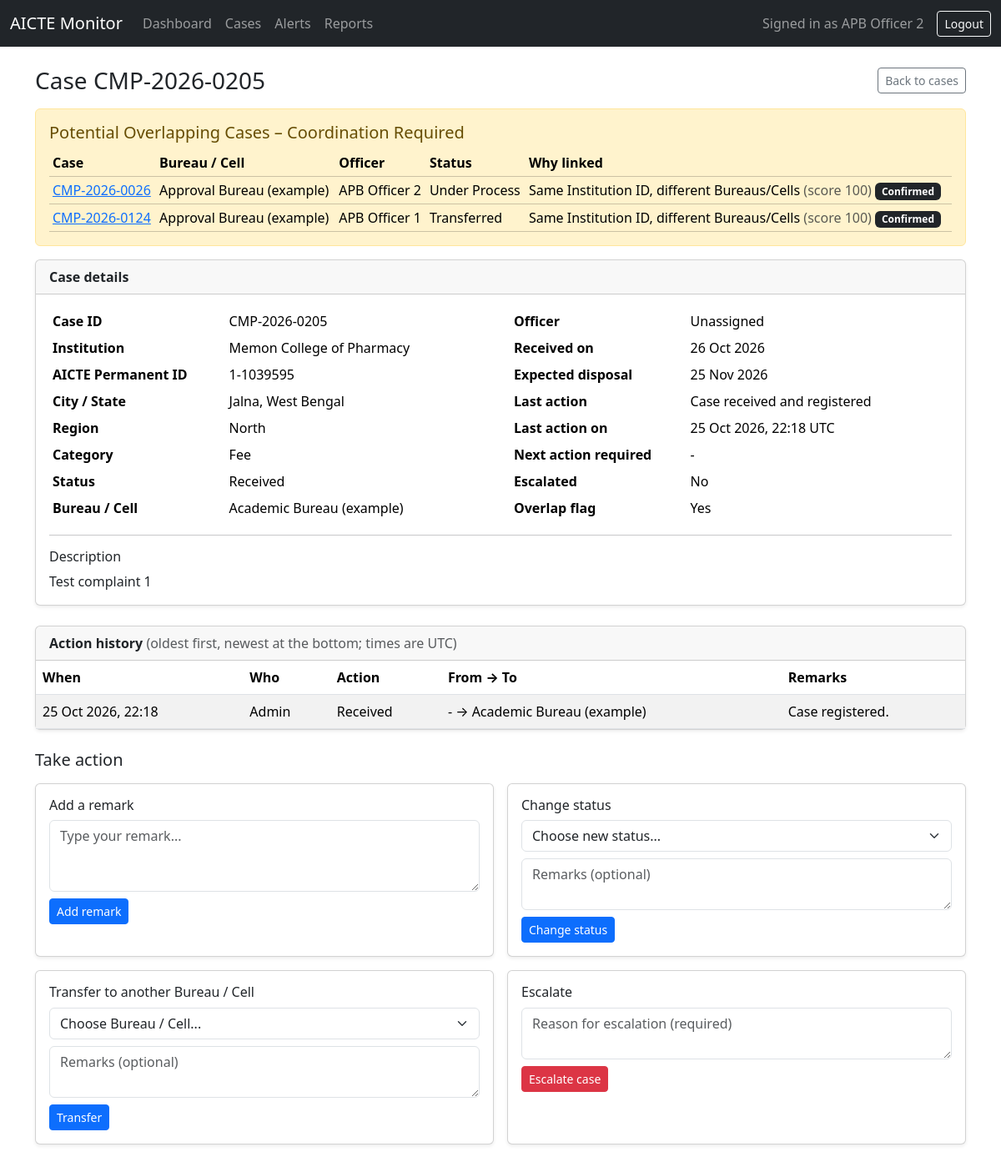
The app's page /cases/CMP-2026-0205 (signed in) with its own data.
### models.py (models this page shows)
class User(UserMixin, db.Model):
    __tablename__ = "users"
    id = db.Column(db.Integer, primary_key=True)
    name = db.Column(db.String(100), nullable=False)
    email = db.Column(db.String(120), unique=True, nullable=False)
    password_hash = db.Column(db.String(255), nullable=False)
    role = db.Column(db.String(30), nullable=False)  # admin, officer, regional, senior
    bureau_id = db.Column(db.Integer, db.ForeignKey("bureaus.id"))
    region = db.Column(db.String(50))
    bureau = db.relationship("Bureau")

class Case(db.Model):
    __tablename__ = "cases"
    id = db.Column(db.String(30), primary_key=True)  # e.g. CMP-2026-0001
    institution_id = db.Column(db.String(20), db.ForeignKey("institutions.id"), nullable=False)
    category = db.Column(db.String(60))
    description = db.Column(db.Text)
    received_on = db.Column(db.Date)
    status = db.Column(db.String(30), default="Received")
    current_bureau_id = db.Column(db.Integer, db.ForeignKey("bureaus.id"))
    assigned_officer_id = db.Column(db.Integer, db.ForeignKey("users.id"))
    last_action_summary = db.Column(db.String(200))
    last_action_on = db.Column(db.DateTime)
    next_action_required = db.Column(db.String(200))
    expected_disposal_on = db.Column(db.Date)
    is_escalated = db.Column(db.Boolean, default=False)
    overlap_flag = db.Column(db.Boolean, default=False)
    current_bureau = db.relationship("Bureau")
    officer = db.relationship("User")
    actions = db.relationship("CaseAction", backref="case", order_by="CaseAction.performed_at")

class Bureau(db.Model):
    __tablename__ = "bureaus"
    id = db.Column(db.Integer, primary_key=True)
    code = db.Column(db.String(20), unique=True, nullable=False)
    name = db.Column(db.String(120), nullable=False)

class CaseLink(db.Model):
    __tablename__ = "case_links"
    id = db.Column(db.Integer, primary_key=True)
    case_a_id = db.Column(db.String(30), db.ForeignKey("cases.id"))
    case_b_id = db.Column(db.String(30), db.ForeignKey("cases.id"))
    link_type = db.Column(db.String(30))
    match_score = db.Column(db.Integer)
    reason = db.Column(db.String(250))
    review_state = db.Column(db.String(20), default="suggested")  # suggested, confirmed, dismissed
    created_at = db.Column(db.DateTime, default=datetime.utcnow)

class Institution(db.Model):
    __tablename__ = "institutions"
    id = db.Column(db.String(20), primary_key=True)  # AICTE Permanent ID
    name = db.Column(db.String(200), nullable=False)
    city = db.Column(db.String(100))
    state = db.Column(db.String(100))
    region = db.Column(db.String(50))
    cases = db.relationship("Case", backref="institution")

class CaseAction(db.Model):
    __tablename__ = "case_actions"
    id = db.Column(db.Integer, primary_key=True)
    case_id = db.Column(db.String(30), db.ForeignKey("cases.id"), nullable=False)
    action_type = db.Column(db.String(30))
    from_bureau_id = db.Column(db.Integer, db.ForeignKey("bureaus.id"))
    to_bureau_id = db.Column(db.Integer, db.ForeignKey("bureaus.id"))
    performed_by = db.Column(db.Integer, db.ForeignKey("users.id"))
    performed_at = db.Column(db.DateTime, default=datetime.utcnow)
    remarks = db.Column(db.Text)

### app.py (the view)
@app.route("/cases/<case_id>")
def case_detail(case_id):
    case = db.get_or_404(Case, case_id)
    links = (
        CaseLink.query.filter(
            or_(CaseLink.case_a_id == case.id, CaseLink.case_b_id == case.id),
            CaseLink.review_state != "dismissed",
        )
        .order_by(CaseLink.match_score.desc())
        .all()
    )
    linked_cases = []
    for link in links:
        other_id = link.case_b_id if link.case_a_id == case.id else link.case_a_id
        other = db.session.get(Case, other_id)
        if other:
            linked_cases.append({"link": link, "case": other})
    bureau_names = {b.id: b.name for b in Bureau.query.all()}
    user_names = {u.id: u.name for u in User.query.all()}
    return render_template(
        "case_detail.html",
        case=case,
        linked_cases=linked_cases,
        bureaus=Bureau.query.order_by(Bureau.name).all(),
        bureau_names=bureau_names,
        user_names=user_names,
        statuses=status_choices(),
    )

### app.py (called while the page is built)
@login_manager.user_loader
def load_user(user_id):
    return db.session.get(User, int(user_id))

@app.before_request
def require_login():
    if request.endpoint in ("login", "static"):
        return None
    if not current_user.is_authenticated:
        return redirect(url_for("login"))
    return None

def status_choices():
    in_database = [
        row[0]
        for row in db.session.query(Case.status).filter(Case.status.isnot(None)).distinct()
    ]
    return sorted(set(DEFAULT_STATUSES) | set(in_database))

### templates/case_detail.html (shortened to what this page needs)
{% extends "base.html" %}
{% block content %}
<div class="d-flex justify-content-between align-items-center mb-3">
    <h3 class="mb-0">
        Case {{ case.id }}
    </h3>
    <a href="/cases" class="btn btn-outline-secondary btn-sm">Back to cases</a>
</div>
{% if linked_cases %}
<div class="alert alert-warning">
    <h5 class="alert-heading">Potential Overlapping Cases &ndash; Coordination Required</h5>
    <div class="table-responsive">
        <table class="table table-sm table-warning align-middle mb-0">
            <thead>
                <tr>
                    <th>Case</th>
                    <th>Bureau / Cell</th>
                    <th>Officer</th>
                    <th>Status</th>
                    <th>Why linked</th>
                </tr>
            </thead>
            <tbody>
                {% for item in linked_cases %}
                <tr>
                    <td><a href="/cases/{{ item.case.id }}">{{ item.case.id }}</a></td>
                    <td>{{ item.case.current_bureau.name if item.case.current_bureau else '-' }}</td>
                    <td>{{ item.case.officer.name if item.case.officer else 'Unassigned' }}</td>
                    <td>{{ item.case.status or '-' }}</td>
                    <td>
                        {{ item.link.reason or '-' }}
                        {% if item.link.match_score is not none %}
                            <span class="text-muted">(score {{ item.link.match_score }})</span>
                        {% endif %}
                        {% if item.link.review_state == 'confirmed' %}
                            <span class="badge bg-dark">Confirmed</span>
                        {% endif %}
                    </td>
                </tr>
                {% endfor %}
            </tbody>
        </table>
    </div>
</div>
{% endif %}
<div class="card shadow-sm mb-4">
    <div class="card-header fw-semibold">Case details</div>
    <div class="card-body">
        <div class="row">
            <div class="col-md-6">
                <table class="table table-borderless table-sm mb-0">
                    <tr><th style="width:40%">Case ID</th><td>{{ case.id }}</td></tr>
                    <tr><th>Institution</th><td>{{ case.institution.name }}</td></tr>
                    <tr><th>AICTE Permanent ID</th><td>{{ case.institution.id }}</td></tr>
                    <tr><th>City / State</th><td>{{ case.institution.city or '-' }}, {{ case.institution.state or '-' }}</td></tr>
                    <tr><th>Region</th><td>{{ case.institution.region or '-' }}</td></tr>
                    <tr><th>Category</th><td>{{ case.category or '-' }}</td></tr>
                    <tr><th>Status</th><td>{{ case.status or '-' }}</td></tr>
                    <tr><th>Bureau / Cell</th><td>{{ case.current_bureau.name if case.current_bureau else '-' }}</td></tr>
                </table>
            </div>
            <div class="col-md-6">
                <table class="table table-borderless table-sm mb-0">
                    <tr><th style="width:40%">Officer</th><td>{{ case.officer.name if case.officer else 'Unassigned' }}</td></tr>
                    <tr><th>Received on</th><td>{{ case.received_on.strftime('%d %b %Y') if case.received_on else '-' }}</td></tr>
                    <tr><th>Expected disposal</th><td>{{ case.expected_disposal_on.strftime('%d %b %Y') if case.expected_disposal_on else '-' }}</td></tr>
                    <tr><th>Last action</th><td>{{ case.last_action_summary or '-' }}</td></tr>
                    <tr><th>Last action on</th><td>{{ case.last_action_on.strftime('%d %b %Y, %H:%M') + ' UTC' if case.last_action_on else '-' }}</td></tr>
                    <tr><th>Next action required</th><td>{{ case.next_action_required or '-' }}</td></tr>
                    <tr><th>Escalated</th><td>{{ 'Yes' if case.is_escalated else 'No' }}</td></tr>
                    <tr><th>Overlap flag</th><td>{{ 'Yes' if case.overlap_flag else 'No' }}</td></tr>
                </table>
            </div>
        </div>
        <hr>
        <h6>Description</h6>
        <p class="mb-0" style="white-space: pre-wrap;">{{ case.description or 'No description.' }}</p>
    </div>
</div>
<div class="card shadow-sm mb-4">
    <div class="card-header fw-semibold">Action history <span class="text-muted fw-normal">(oldest first, newest at the bottom; times are UTC)</span></div>
    <div class="table-responsive">
        <table class="table table-striped align-middle mb-0">
            <thead>
                <tr>
                    <th>When</th>
                    <th>Who</th>
                    <th>Action</th>
                    <th>From &rarr; To</th>
                    <th>Remarks</th>
                </tr>
            </thead>
            <tbody>
                {% for a in case.actions %}
                <tr>
                    <td class="text-nowrap">{{ a.performed_at.strftime('%d %b %Y, %H:%M') if a.performed_at else '-' }}</td>
                    <td>{{ user_names.get(a.performed_by, 'Unknown') }}</td>
                    <td>{{ a.action_type or '-' }}</td>
                    <td>
                        {% if a.from_bureau_id or a.to_bureau_id %}
                            {{ bureau_names.get(a.from_bureau_id, '-') }} &rarr; {{ bureau_names.get(a.to_bureau_id, '-') }}
                        {% else %}-{% endif %}
                    </td>
                    <td style="white-space: pre-wrap;">{{ a.remarks or '-' }}</td>
                </tr>
                {% else %}
                <tr><td colspan="5" class="text-center text-muted py-3">No actions recorded yet.</td></tr>
                {% endfor %}
            </tbody>
        </table>
    </div>
</div>
<h5 class="mb-3">Take action</h5>
<div class="row g-3 mb-5">
    <div class="col-md-6">
        <div class="card h-100 shadow-sm">
            <div class="card-body">
                <h6 class="card-title">Add a remark</h6>
                <form method="POST" action="{{ url_for('add_remark', case_id=case.id) }}">
                    <textarea class="form-control mb-2" name="remarks" rows="3" placeholder="Type your remark..." required></textarea>
                    <button type="submit" class="btn btn-primary btn-sm">Add remark</button>
                </form>
            </div>
        </div>
    </div>
    <div class="col-md-6">
        <div class="card h-100 shadow-sm">
            <div class="card-body">
                <h6 class="card-title">Change status</h6>
                <form method="POST" action="{{ url_for('change_status', case_id=case.id) }}">
                    <select class="form-select mb-2" name="status" required>
                        <option value="">Choose new status...</option>
                    </select>
                    <textarea class="form-control mb-2" name="remarks" rows="2" placeholder="Remarks (optional)"></textarea>
                    <button type="submit" class="btn btn-primary btn-sm">Change status</button>
                </form>
            </div>
        </div>
    </div>
    <div class="col-md-6">
        <div class="card h-100 shadow-sm">
            <div class="card-body">
                <h6 class="card-title">Transfer to another Bureau / Cell</h6>
                <form method="POST" action="{{ url_for('transfer_case', case_id=case.id) }}">
                    <select class="form-select mb-2" name="to_bureau" required>
                        <option value="">Choose Bureau / Cell...</option>
                    </select>
                    <textarea class="form-control mb-2" name="remarks" rows="2" placeholder="Remarks (optional)"></textarea>
                    <button type="submit" class="btn btn-primary btn-sm">Transfer</button>
                </form>
            </div>
        </div>
    </div>
    <div class="col-md-6">
        <div class="card h-100 shadow-sm">
            <div class="card-body">
                <h6 class="card-title">Escalate</h6>
                {% if case.is_escalated %}
                    <p class="text-muted mb-0">This case has already been escalated.</p>
                {% else %}
                <form method="POST" action="{{ url_for('escalate_case', case_id=case.id) }}">
                    <textarea class="form-control mb-2" name="remarks" rows="2" placeholder="Reason for escalation (required)" required></textarea>
                    <button type="submit" class="btn btn-danger btn-sm">Escalate case</button>
                </form>
                {% endif %}
            </div>
        </div>
    </div>
</div>
{% endblock %}

### templates/base.html (shortened to what this page needs)
<!DOCTYPE html>
<html lang="en">
<head>
    <link href="https://cdn.jsdelivr.net/npm/bootstrap@5.3.3/dist/css/bootstrap.min.css" rel="stylesheet">
</head>
<body>
<nav class="navbar navbar-expand-lg navbar-dark bg-dark">
    <div class="container-fluid">
        <a class="navbar-brand" href="/dashboard">AICTE Monitor</a>
        {% if current_user.is_authenticated %}
        <div class="collapse navbar-collapse" id="mainNav">
            <ul class="navbar-nav me-auto">
                <li class="nav-item"><a class="nav-link" href="/dashboard">Dashboard</a></li>
                <li class="nav-item"><a class="nav-link" href="/cases">Cases</a></li>
                <li class="nav-item"><a class="nav-link" href="/alerts">Alerts</a></li>
                <li class="nav-item"><a class="nav-link" href="/reports">Reports</a></li>
            </ul>
            <span class="navbar-text me-3">Signed in as {{ current_user.name }}</span>
            <a class="btn btn-outline-light btn-sm" href="/logout">Logout</a>
        </div>
        {% endif %}
    </div>
</nav>
<div class="container mt-4">
    {% block content %}{% endblock %}
</div>
</body>
</html>

### records on screen
User: name "APB Officer 2", case.officer "APB Officer 2"
Case: id "CMP-2026-0205", category "Fee", status "Received", received_on "26 Oct 2026", expected_disposal_on "25 Nov 2026", last_action_summary "Case received and registered", last_action_on "25 Oct 2026, 22:18 UTC", next_action_required "-", is_escalated "No", overlap_flag "Yes", description "Test complaint 1"
Case: case.id "CMP-2026-0026", case "Under Process"
Bureau: case.current_bureau "Approval Bureau (example)" "Approval Bureau (example)"
CaseLink: link "Same Institution ID, different Bureaus/Cells", link.match_score "100"
Case: case.id "CMP-2026-0124", case "Transferred"
User: case.officer "APB Officer 1"
CaseLink: link "Same Institution ID, different Bureaus/Cells", link.match_score "100"
Institution: institution.name "Memon College of Pharmacy", institution.id "1-1039595", institution "Jalna", institution "West Bengal", institution "North"
Bureau: current_bureau "Academic Bureau (example)", get "Academic Bureau (example)"
CaseAction: performed_at "25 Oct 2026, 22:18", get "Admin", action_type "Received", get "-", remarks "Case registered."

### other values on screen
{{ case.officer.name if case.officer else 'Unassigned' }} "Unassigned"
